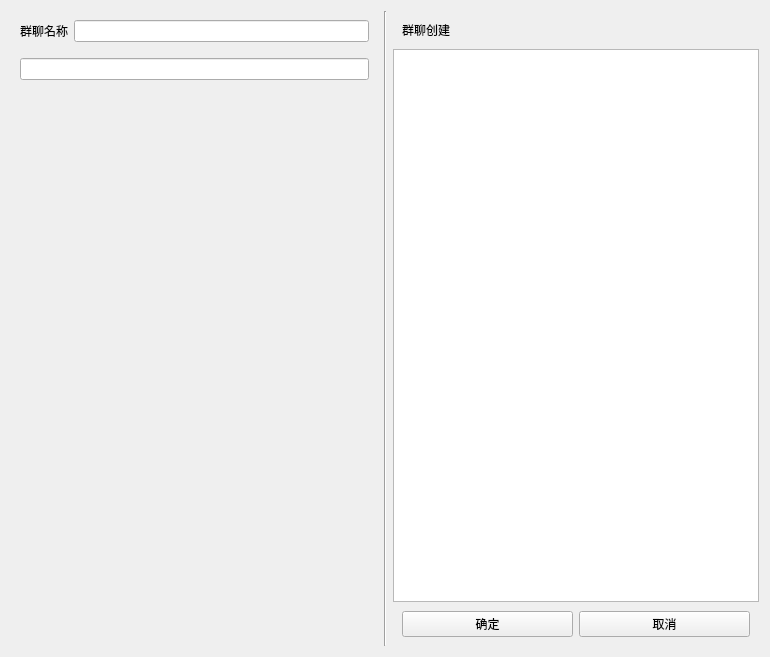
<?xml version="1.0" encoding="UTF-8"?>
<ui version="4.0">
 <class>GroupMemberOperatorWidget</class>
 <widget class="QWidget" name="GroupMemberOperatorWidget">
  <property name="geometry">
   <rect>
    <x>0</x>
    <y>0</y>
    <width>770</width>
    <height>657</height>
   </rect>
  </property>
  <property name="windowTitle">
   <string>Form</string>
  </property>
  <layout class="QHBoxLayout" name="horizontalLayout_5">
   <item>
    <widget class="QWidget" name="widget_3" native="true">
     <layout class="QVBoxLayout" name="verticalLayout">
      <item>
       <widget class="QWidget" name="widget_2" native="true">
        <layout class="QHBoxLayout" name="horizontalLayout">
         <property name="spacing">
          <number>6</number>
         </property>
         <property name="leftMargin">
          <number>0</number>
         </property>
         <property name="topMargin">
          <number>0</number>
         </property>
         <property name="rightMargin">
          <number>0</number>
         </property>
         <property name="bottomMargin">
          <number>0</number>
         </property>
         <item>
          <widget class="QLabel" name="GroupNameLab">
           <property name="text">
            <string>群聊名称</string>
           </property>
          </widget>
         </item>
         <item>
          <widget class="QLineEdit" name="groupNameEdit"/>
         </item>
        </layout>
       </widget>
      </item>
      <item>
       <widget class="QWidget" name="widget" native="true">
        <layout class="QHBoxLayout" name="horizontalLayout_2" stretch="0">
         <property name="spacing">
          <number>0</number>
         </property>
         <property name="leftMargin">
          <number>0</number>
         </property>
         <property name="topMargin">
          <number>10</number>
         </property>
         <property name="rightMargin">
          <number>0</number>
         </property>
         <property name="bottomMargin">
          <number>10</number>
         </property>
         <item>
          <widget class="QLineEdit" name="searchEdit">
           <property name="maximumSize">
            <size>
             <width>16777215</width>
             <height>28</height>
            </size>
           </property>
           <property name="text">
            <string/>
           </property>
          </widget>
         </item>
        </layout>
       </widget>
      </item>
      <item>
       <widget class="QStackedWidget" name="friendStackedList">
        <widget class="QWidget" name="page"/>
        <widget class="QWidget" name="page_2"/>
       </widget>
      </item>
     </layout>
    </widget>
   </item>
   <item>
    <widget class="Line" name="line">
     <property name="orientation">
      <enum>Qt::Vertical</enum>
     </property>
    </widget>
   </item>
   <item>
    <widget class="QWidget" name="widget_4" native="true">
     <layout class="QVBoxLayout" name="verticalLayout_2">
      <property name="spacing">
       <number>0</number>
      </property>
      <property name="leftMargin">
       <number>0</number>
      </property>
      <property name="topMargin">
       <number>0</number>
      </property>
      <property name="rightMargin">
       <number>0</number>
      </property>
      <property name="bottomMargin">
       <number>0</number>
      </property>
      <item>
       <widget class="QWidget" name="widget_5" native="true">
        <layout class="QHBoxLayout" name="horizontalLayout_3">
         <item>
          <widget class="QLabel" name="groupModeLab">
           <property name="text">
            <string>群聊创建</string>
           </property>
          </widget>
         </item>
         <item>
          <spacer name="horizontalSpacer">
           <property name="orientation">
            <enum>Qt::Horizontal</enum>
           </property>
           <property name="sizeHint" stdset="0">
            <size>
             <width>293</width>
             <height>20</height>
            </size>
           </property>
          </spacer>
         </item>
        </layout>
       </widget>
      </item>
      <item>
       <widget class="QListWidget" name="selectedFriendList"/>
      </item>
      <item>
       <widget class="QWidget" name="widget_6" native="true">
        <layout class="QHBoxLayout" name="horizontalLayout_4">
         <item>
          <widget class="QPushButton" name="okBtn">
           <property name="text">
            <string>确定</string>
           </property>
          </widget>
         </item>
         <item>
          <widget class="QPushButton" name="cancelBtn">
           <property name="text">
            <string>取消</string>
           </property>
          </widget>
         </item>
        </layout>
       </widget>
      </item>
     </layout>
    </widget>
   </item>
  </layout>
 </widget>
 <resources/>
 <connections/>
</ui>
